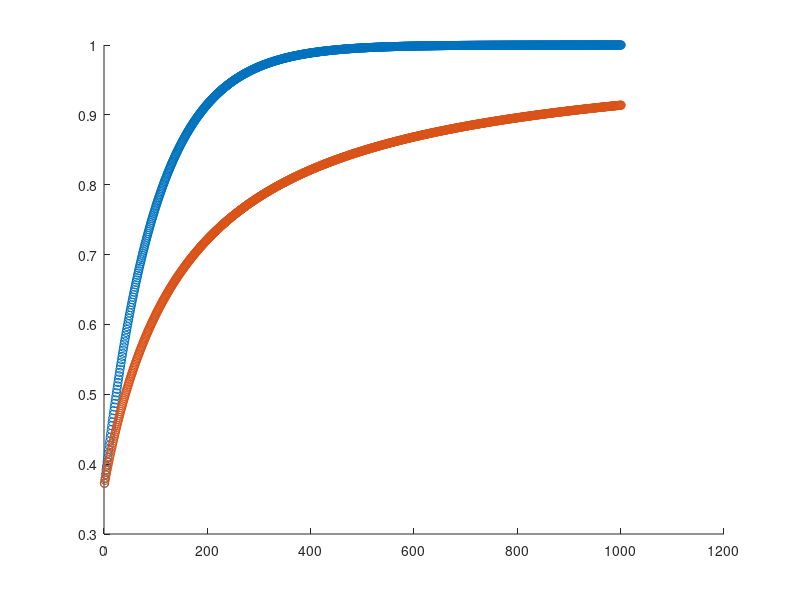

Here is the MATLAB script that generated this plot:
%%Parameters
weight = rand(1, 1)*2-1;
weight2 = weight;
r = 1;
lr = 0.01;

w_history = [weight];
w2_history = [weight2];
%%EQUATIONS
for i = 1:1000
    weight = mean(weight + lr.*(r-weight));
    weight2 = mean(weight2+ lr.*(r-weight2)^2);
    w_history = [w_history; weight;];
    w2_history = [w2_history; weight2;];
end

figure(1)
scatter(1:length(w_history), w_history);
hold on
scatter(1:length(w2_history), w2_history);
hold on

% lr = 2;
% varience = var()
% %%EQUATIONS
% for i = 1:100
%     weight2 = mean(weight2+ lr.*(r-weight2)^2);
%     w2_history = [w2_history; weight2;];
% end
% figure(2)



